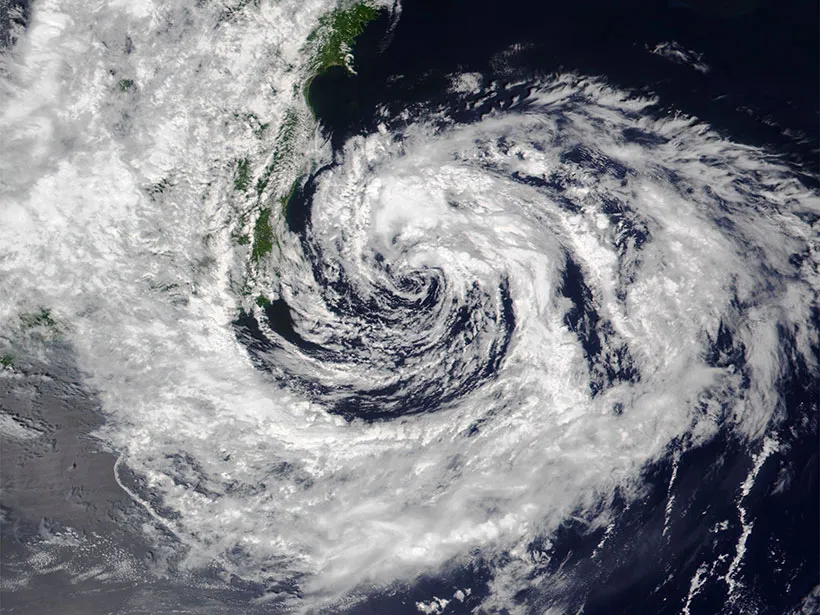
#> input picture Clouds_img/cloud3.webp, 820 x 615 px, found by its file name
$ python 'Image Resizing.py'
#> lines starting #> are read from the running program, lines starting #| are printed output that depends on the picture
import cv2
import numpy as np
import matplotlib.pyplot as plt

image = cv2.imread("C:/Mugesh Rao/JIT/CANSAT/CANSAT_OpneCV_Project/Clouds_img/cloud3.webp")
#> image is the input picture: shape (615, 820, 3); mean B, G, R 136.7, 131.1, 129.6
# Loading the image

half = cv2.resize(image, (0, 0), fx=0.1, fy=0.1)
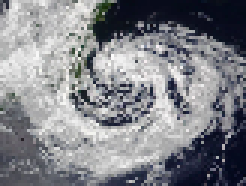
#> half: shape (62, 82, 3) (shown 3 times larger); mean B, G, R 136.6, 131, 129.4
bigger = cv2.resize(image, (1050, 1610))
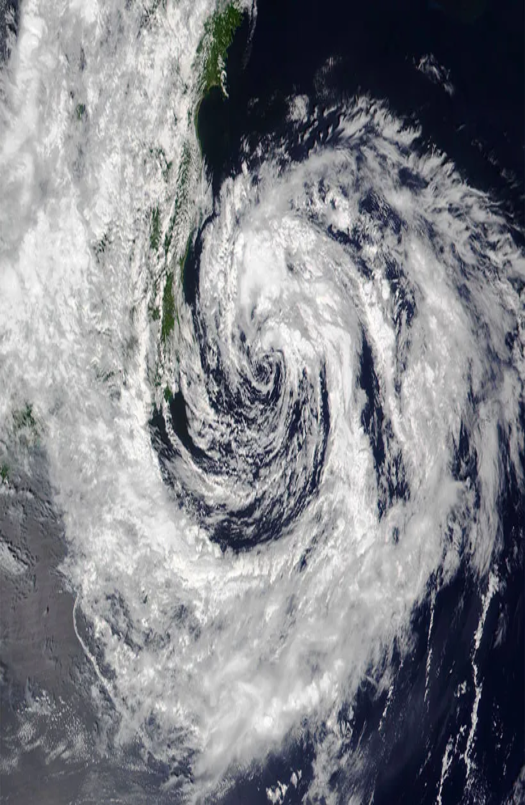
#> bigger: shape (1610, 1050, 3) (shown at 1/2 size); mean B, G, R 136.6, 131, 129.5

stretch_near = cv2.resize(image, (780, 540),
                          interpolation=cv2.INTER_LINEAR)
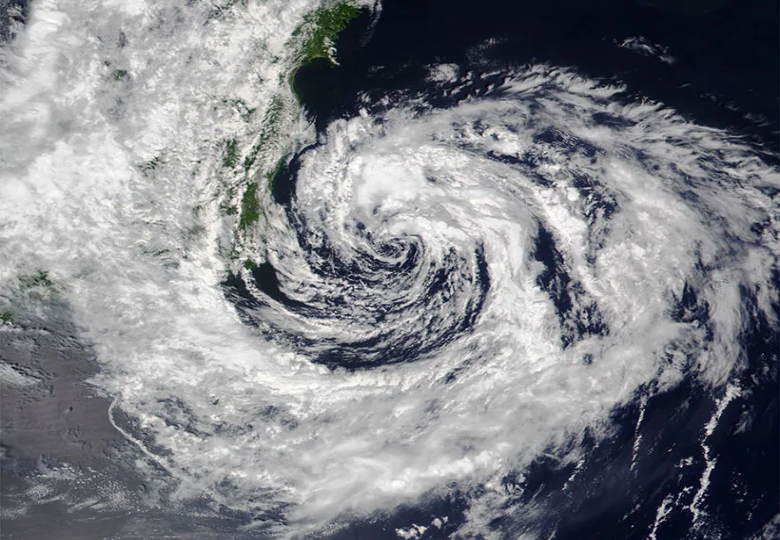
#> stretch_near: shape (540, 780, 3); mean B, G, R 136.6, 131, 129.5


Titles = ["Original", "Half", "Bigger", "Interpolation Nearest"]
images = [image, half, bigger, stretch_near]
count = 4

for i in range(count):
    plt.subplot(2, 2, i + 1)
    plt.title(Titles[i])
    plt.imshow(images[i])

plt.show()
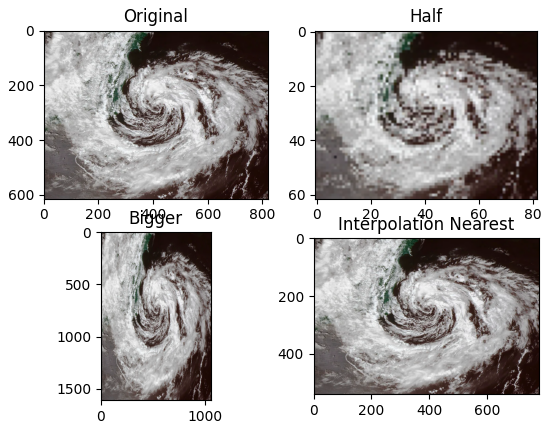
#> figure drawn by matplotlib, 4 panels; B, G, R data is drawn as R, G, B

$ run again, with Clouds_img/cloud1.png saved as Clouds_img/cloud3.webp
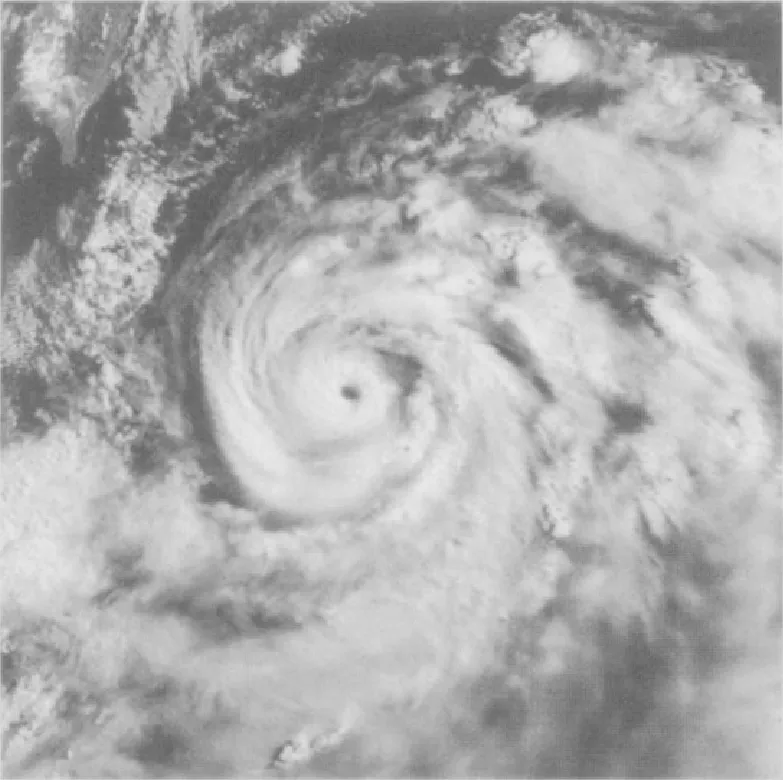
#> input picture Clouds_img/cloud1.png, 783 x 780 px, found by its file name
#> image is the input picture: shape (780, 783, 3); mean B, G, R 172.2, 172.1, 172.2
#> `stretch_near = cv2.resize(image, (780, 540), interpolation=cv2.INTER_L..`:
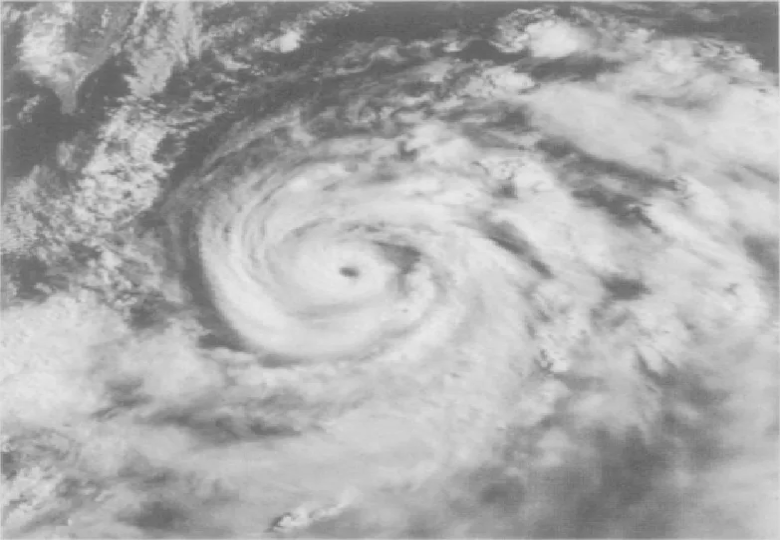
#> stretch_near: shape (540, 780, 3); mean B, G, R 172.1, 172, 172.1
#> `plt.show()`:
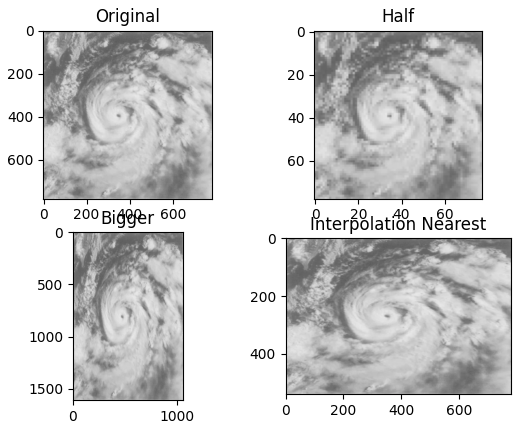
#> figure drawn by matplotlib, 4 panels

$ run again, with Clouds_img/cloud2.jpg saved as Clouds_img/cloud3.webp
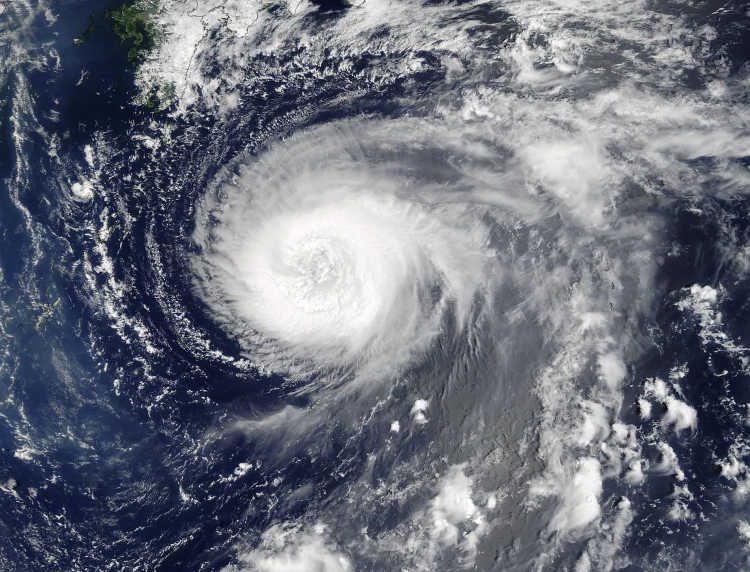
#> input picture Clouds_img/cloud2.jpg, 1500 x 1144 px, found by its file name (shown at 1/2 size)
#> image is the input picture: shape (1144, 1500, 3); mean B, G, R 123.3, 111.8, 107.6
#> `stretch_near = cv2.resize(image, (780, 540), interpolation=cv2.INTER_L..`:
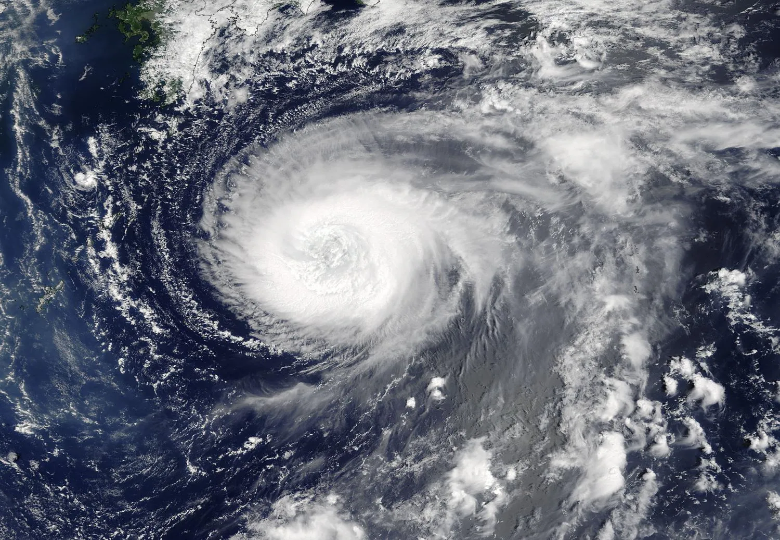
#> stretch_near: shape (540, 780, 3); mean B, G, R 123.2, 111.7, 107.5
#> `plt.show()`:
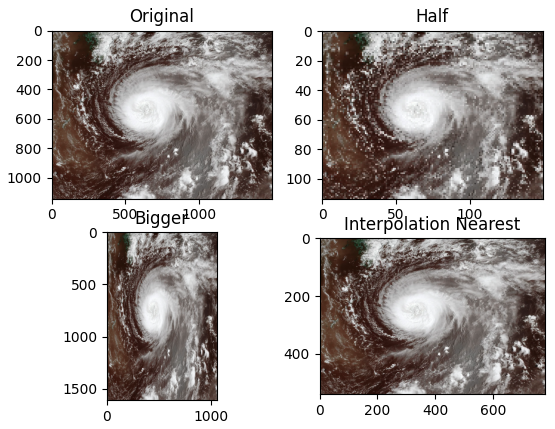
#> figure drawn by matplotlib, 4 panels; B, G, R data is drawn as R, G, B

$ run again, with Clouds_img/cloud5.jpg saved as Clouds_img/cloud3.webp
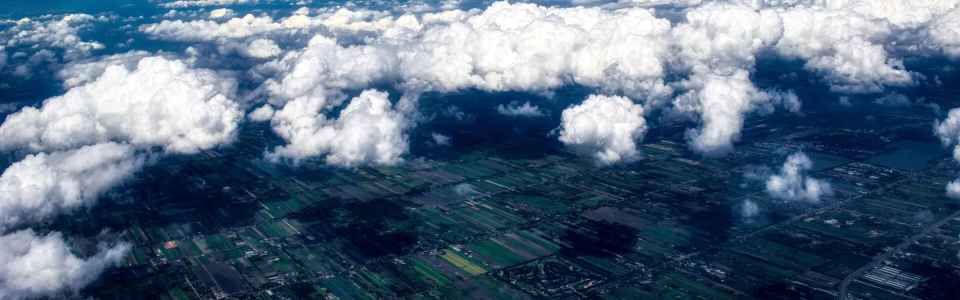
#> input picture Clouds_img/cloud5.jpg, 1920 x 600 px, found by its file name (shown at 1/2 size)
#> image is the input picture: shape (600, 1920, 3); mean B, G, R 128.4, 106.4, 85.7
#> `stretch_near = cv2.resize(image, (780, 540), interpolation=cv2.INTER_L..`:
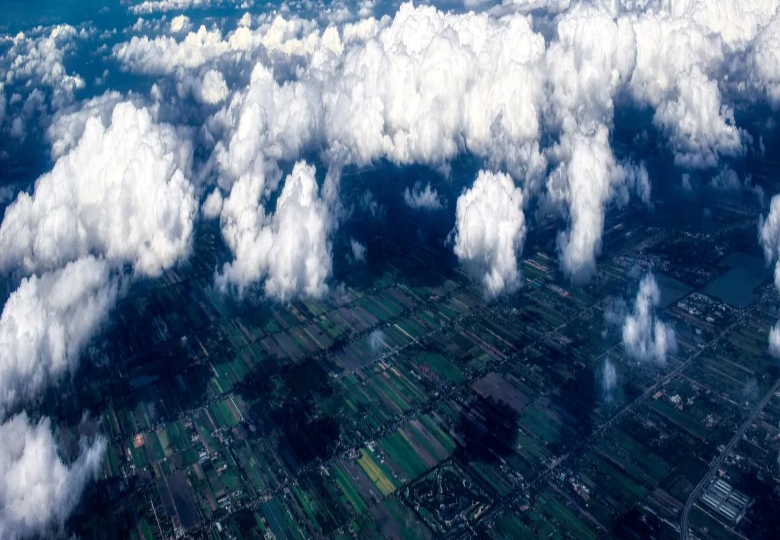
#> stretch_near: shape (540, 780, 3); mean B, G, R 128.3, 106.3, 85.6
#> `plt.show()`:
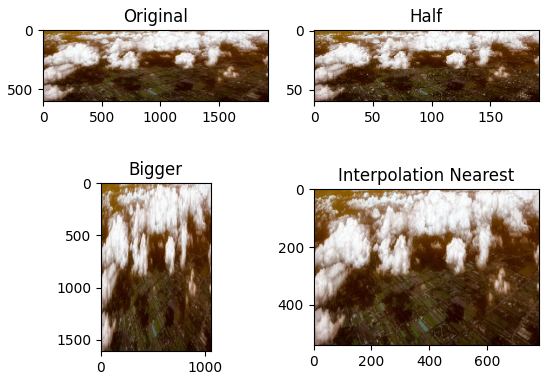
#> figure drawn by matplotlib, 4 panels; B, G, R data is drawn as R, G, B
